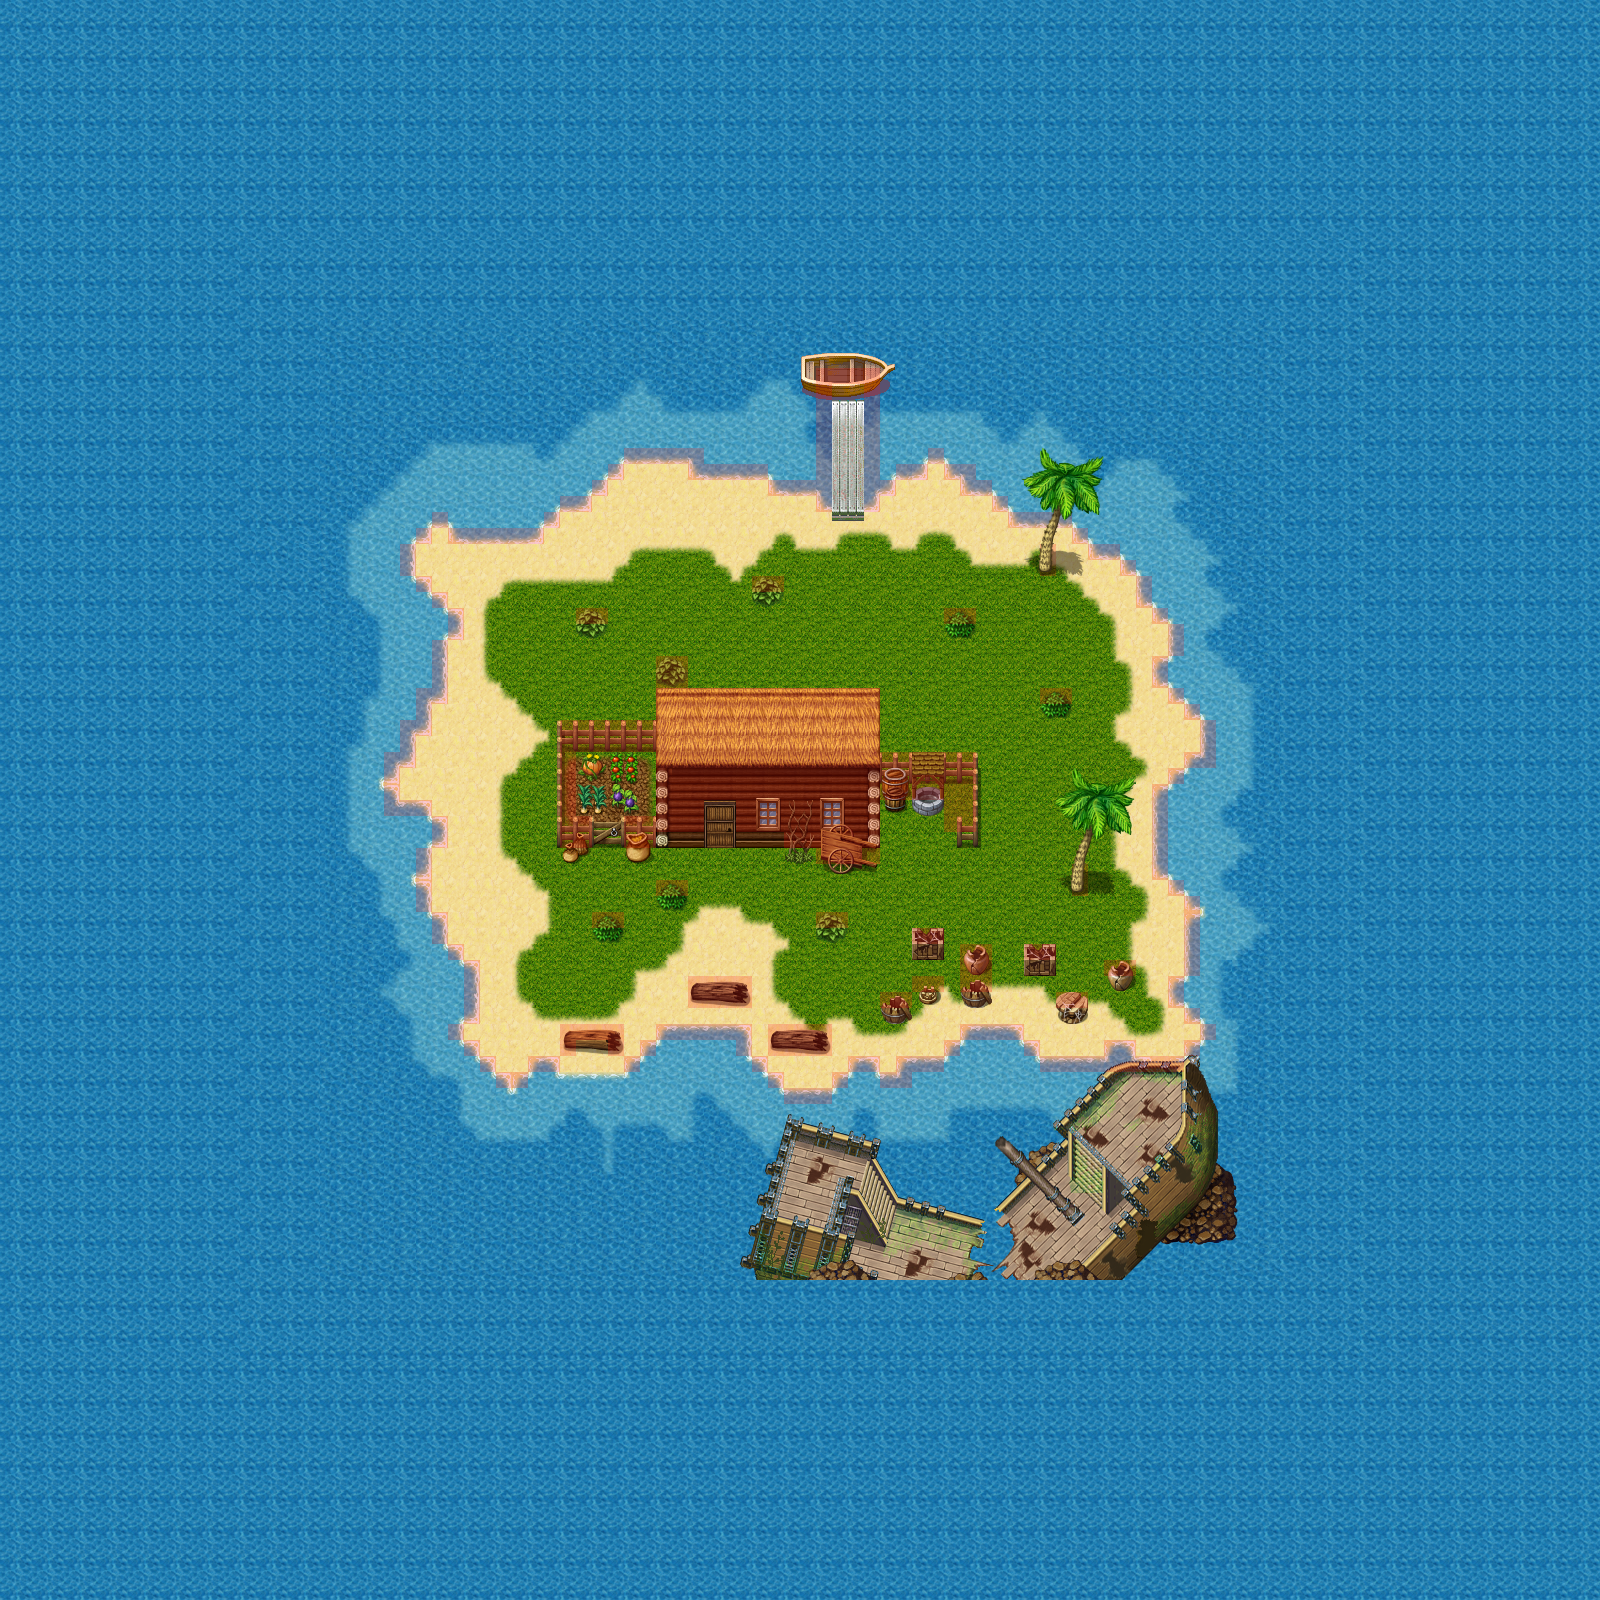

Below is a game level as drawn by its tile map, then a one-line description and the .tmx that defines it (tile-layer data replaced by summaries):
An orthogonal 100x100 tile map with 16x16 px tiles, 14 tile layers (Meer/Seicht, Meer/Tief, Boden, Haus, ...), 9 tilesets and 2 objects (SpawnPoint, teleporter1).

<map version="1.2" tiledversion="1.3.2" orientation="orthogonal" renderorder="right-down" compressionlevel="0" width="100" height="100" tilewidth="16" tileheight="16" infinite="0" nextlayerid="16" nextobjectid="3">
 <tileset firstgid="1" name="celiannatilea1" tilewidth="16" tileheight="16" tilecount="768" columns="32">
  <image source="../tilesets/celiannatilea1.png" width="512" height="384" />
 </tileset>
 <tileset firstgid="769" name="celiannatilea2" tilewidth="16" tileheight="16" tilecount="768" columns="32">
  <image source="../tilesets/celiannatilea2.png" width="512" height="384" />
 </tileset>
 <tileset firstgid="1537" name="celiannatilef" tilewidth="16" tileheight="16" tilecount="512" columns="32">
  <image source="../tilesets/celiannatilef.png" width="512" height="256" />
 </tileset>
 <tileset firstgid="2049" name="celiannadoors" tilewidth="16" tileheight="16" tilecount="576" columns="24">
  <image source="../tilesets/celiannadoors.png" width="384" height="384" />
 </tileset>
 <tileset firstgid="2625" name="celiannatileb" tilewidth="16" tileheight="16" tilecount="1024" columns="32">
  <image source="../tilesets/celiannatileb.png" width="512" height="512" />
 </tileset>
 <tileset firstgid="3649" name="celiannatilec" tilewidth="16" tileheight="16" tilecount="1024" columns="32">
  <image source="../tilesets/celiannatilec.png" width="512" height="512" />
 </tileset>
 <tileset firstgid="4673" name="shipset32x32" tilewidth="16" tileheight="16" tilecount="1024" columns="32">
  <image source="../tilesets/shipset32x32.png" width="512" height="512" />
 </tileset>
 <tileset firstgid="5697" name="shipezraBig" tilewidth="16" tileheight="16" tilecount="480" columns="32">
  <image source="../tilesets/shipezraBig.png" width="512" height="243" />
 </tileset>
 <tileset firstgid="6177" name="meta_tiles" tilewidth="16" tileheight="16" spacing="1" margin="1" tilecount="6" columns="3">
  <image source="../tilesets/meta_tiles.png" width="67" height="34" />
  <tile id="0">
   <properties>
    <property name="walkable" value="false" />
   </properties>
  </tile>
  <tile id="1">
   <properties>
    <property name="walkable" value="false" />
   </properties>
  </tile>
  <tile id="2">
   <properties>
    <property name="walkable" value="true" />
   </properties>
  </tile>
  <tile id="3">
   <properties>
    <property name="walkable" value="false" />
   </properties>
  </tile>
  <tile id="4">
   <properties>
    <property name="walkable" value="false" />
   </properties>
  </tile>
  <tile id="5">
   <properties>
    <property name="walkable" value="true" />
   </properties>
  </tile>
 </tileset>
 <layer id="1" name="Meer/Seicht" width="100" height="100">
  <data>[10000 cells, 3600 non-empty, 4 distinct tile ids]</data>
 </layer>
 <layer id="2" name="Meer/Tief" width="100" height="100">
  <data>[10000 cells, 7799 non-empty, 26 distinct tile ids]</data>
 </layer>
 <layer id="3" name="Boden" width="100" height="100">
  <data>[10000 cells, 1771 non-empty, 88 distinct tile ids]</data>
 </layer>
 <layer id="4" name="Haus" width="100" height="100">
  <data>[10000 cells, 70 non-empty, 15 distinct tile ids]</data>
 </layer>
 <layer id="5" name="Shipwreck/Boats" width="100" height="100">
  <data>[10000 cells, 566 non-empty, 544 distinct tile ids]</data>
 </layer>
 <layer id="6" name="Bäume/Sträucher Background" width="100" height="100">
  <data>[10000 cells, 74 non-empty, 42 distinct tile ids]</data>
 </layer>
 <layer id="7" name="Fenster/Türen/Zäune" width="100" height="100">
  <data>[10000 cells, 82 non-empty, 31 distinct tile ids]</data>
 </layer>
 <layer id="8" name="Brunnen" width="100" height="100">
  <data>[10000 cells, 8 non-empty, 8 distinct tile ids]</data>
 </layer>
 <layer id="9" name="DekoHinter" width="100" height="100">
  <data>[10000 cells, 12 non-empty, 12 distinct tile ids]</data>
 </layer>
 <layer id="10" name="DekoVorne" width="100" height="100">
  <data>[10000 cells, 36 non-empty, 36 distinct tile ids]</data>
 </layer>
 <layer id="11" name="Dach" width="100" height="100">
  <data>[10000 cells, 70 non-empty, 16 distinct tile ids]</data>
 </layer>
 <layer id="12" name="Dach/Deko" width="100" height="100">
  <data>[10000 cells, 0 non-empty, 0 distinct tile ids]</data>
 </layer>
 <objectgroup id="13" name="Objekte">
  <object id="1" name="SpawnPoint" x="704" y="880" width="32" height="32">
   <properties>
    <property name="x" value="24" />
    <property name="y" value="32" />
   </properties>
  </object>
  <object id="2" name="teleporter1" x="704" y="848" width="32" height="16">
   <properties>
    <property name="destX" value="176" />
    <property name="destY" value="336" />
    <property name="destination" value="StartIslandInterior" />
   </properties>
  </object>
 </objectgroup>
 <layer id="14" name="Meta_data" width="100" height="100">
  <data>[10000 cells, 415 non-empty, 1 distinct tile ids]</data>
 </layer>
 <layer id="15" name="foreground" width="100" height="100">
  <data>[10000 cells, 76 non-empty, 38 distinct tile ids]</data>
 </layer>
</map>
